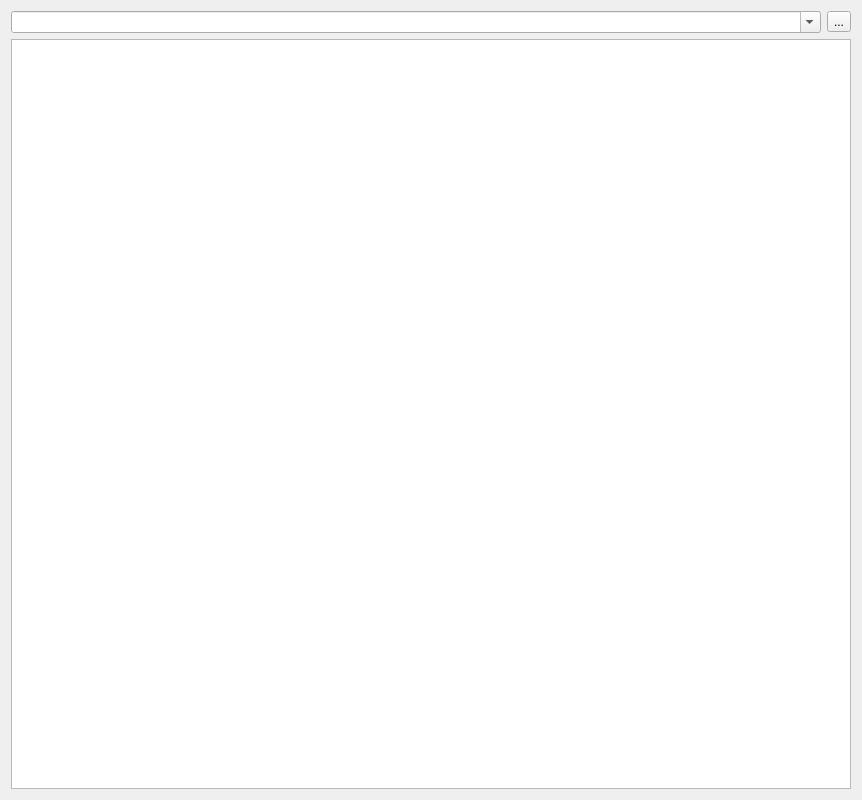
<?xml version="1.0" encoding="UTF-8"?>
<ui version="4.0">
 <class>Frame</class>
 <widget class="QDialog" name="Frame">
  <property name="geometry">
   <rect>
    <x>0</x>
    <y>0</y>
    <width>862</width>
    <height>800</height>
   </rect>
  </property>
  <property name="windowTitle">
   <string>Lichter</string>
  </property>
  <layout class="QVBoxLayout" name="verticalLayout">
   <item>
    <layout class="QHBoxLayout" name="horizontalLayout">
     <item>
      <widget class="QComboBox" name="fileComboBox">
       <property name="editable">
        <bool>true</bool>
       </property>
      </widget>
     </item>
     <item>
      <widget class="QToolButton" name="fileButton">
       <property name="text">
        <string>...</string>
       </property>
      </widget>
     </item>
    </layout>
   </item>
   <item>
    <widget class="QListView" name="framesView"/>
   </item>
  </layout>
 </widget>
 <layoutdefault spacing="6" margin="11"/>
 <resources/>
 <connections/>
</ui>
